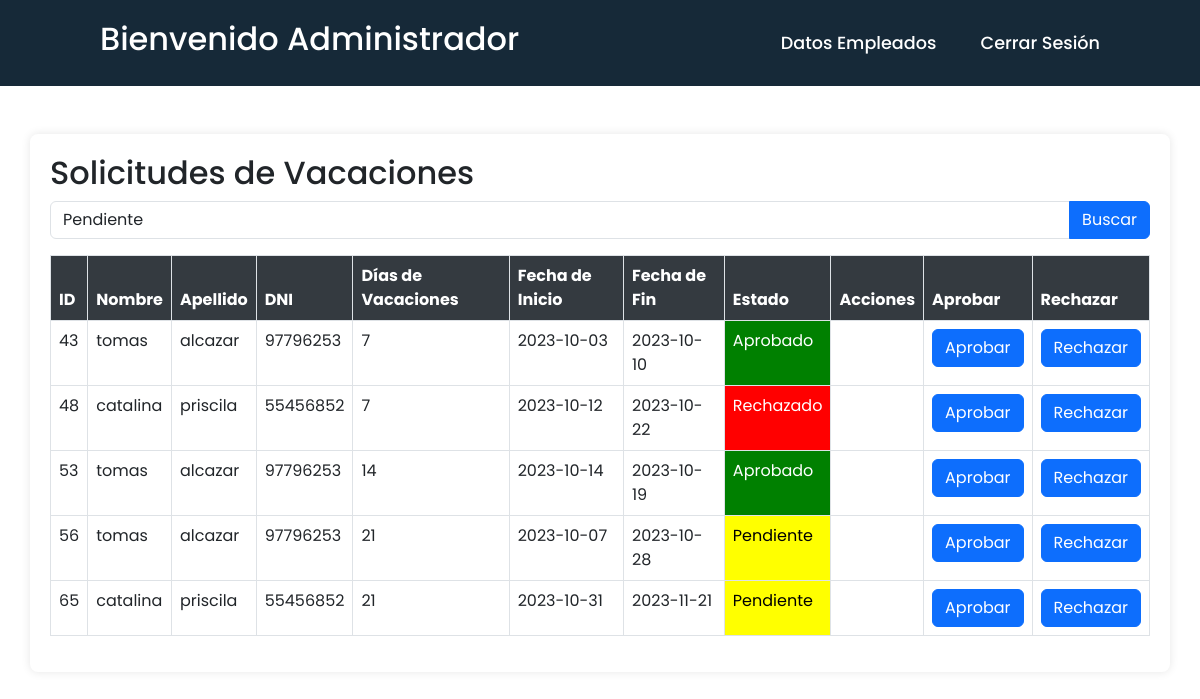
The app's page /solicitudesVacaciones_administrador.php (signed in) with its own data.
### tables this page shows
CREATE TABLE `solicitudes_vacaciones` (
  `id` int(11) NOT NULL,
  `empleado_id` int(11) NOT NULL,
  `fecha_inicio` date NOT NULL,
  `fecha_end` date DEFAULT NULL,
  `days` int(50) NOT NULL,
  `estado` varchar(30) NOT NULL
);

CREATE TABLE `empleados` (
  `id` int(11) NOT NULL,
  `name` varchar(30) NOT NULL,
  `lastname` varchar(30) NOT NULL,
  `dni` int(10) NOT NULL,
  `telefono` int(30) NOT NULL,
  `nacionalidad` varchar(50) NOT NULL,
  `localidad` varchar(50) NOT NULL,
  `anios_ingreso` int(5) NOT NULL
);

### solicitudesVacaciones_administrador.php (the view, shortened to what this page needs)
<?php
require 'conexionbd.php';
$estadoBuscado = '';
$query = "SELECT sv.id, sv.empleado_id, sv.days, sv.fecha_inicio, sv.fecha_end, sv.estado, e.name, e.lastname, e.dni FROM solicitudes_vacaciones sv
          LEFT JOIN empleados e ON sv.empleado_id = e.id";
$result = $conn->query($query);
?>
<!DOCTYPE html>
<html lang="en">
<head>
    <link href="https://cdn.jsdelivr.net/npm/sweetalert2@11.0.20/dist/sweetalert2.min.css" rel="stylesheet">
    <link href="css\bootstrap.min.css" rel="stylesheet">
    <link rel="stylesheet" href="css/mostrardatos.css">
    <link rel="stylesheet" href="css/navbar.css">
</head>
<body>
<header>
    <h2 class="logo">
    <?php
        if (isset($_SESSION["nombre"])) {
            echo "Bienvenido ".$_SESSION["nombre"];
        } else {
            echo "Bienvenido Administrador";
        }
    ?>
    </h2>
    <nav class="navigation">
        <a href="mostrardatos.php">Datos Empleados</a>
        <a href="index.php">Cerrar Sesión</a>
    </nav>
</header>
<div class="container mt-5">
    <h2>Solicitudes de Vacaciones</h2>
    <div class="float-right mb-3">
        <form method="get" action="">
            <div class="input-group">
            <select name="estado" id="filtroEstado" class="form-control">
                <option value="Pendiente"<?= $estadoBuscado === 'Pendiente' ? ' selected' : '' ?>>Pendiente</option>
            </select>
                <button type="submit" class="btn btn-primary">Buscar</button>
            </div>
        </form>
    </div>
    <?php
    if ($result->num_rows > 0) {
        echo "<table class='table table-bordered'>";
        echo "<thead>";
        echo "<tr>";
        echo "<th>ID</th>";
        echo "<th>Nombre</th>";
        echo "<th>Apellido</th>";
        echo "<th>DNI</th>";
        echo "<th>Días de Vacaciones</th>";
        echo "<th>Fecha de Inicio</th>";
        echo "<th>Fecha de Fin</th>";
        echo "<th>Estado</th>";
        echo "<th>Acciones</th>";
        echo "<th>Aprobar</th>";
        echo "<th>Rechazar</th>";
        echo "</tr>";
        echo "</thead>";
        echo "<tbody>";
        while ($row = $result->fetch_assoc()) {
            $backgroundColor = '';
            switch ($row["estado"]) {
                case "Pendiente":
                    $backgroundColor = 'yellow';
                    $textColor = 'black';
                    break;
                case "Rechazado":
                    $backgroundColor = 'red';
                    $textColor = 'white';
                    break;
                case "Aprobado":
                    $backgroundColor = 'green';
                    $textColor = 'white';
                    break;
            }
            echo "<tr id='tablaVacaciones'>";
            echo "<td>" . $row["id"] . "</td>";
            echo "<td>" . $row["name"] . "</td>";
            echo "<td>" . $row["lastname"] . "</td>";
            echo "<td>" . $row["dni"] . "</td>";
            echo "<td>" . $row["days"] . "</td>";
            echo "<td>" . $row["fecha_inicio"] . "</td>";
            echo "<td>" . $row["fecha_end"] . "</td>";
            echo "<td id='estado-" . $row["id"] . "' style='background-color: $backgroundColor; color: $textColor;'>" . $row["estado"] . "</td>";
            echo "<td>
                <a href='editarvacaciones.php?id=" . $row["id"] . "'><ion-icon name='create' class='btn-modificar'></ion-icon></a>
                <a href='javascript:;' onclick='confirmarEliminarVacacion(" . $row["id"] . ")'><ion-icon name='close-circle' class='btn-eliminar'></ion-icon></a>
                </td>";
            echo "<td>
                <button onclick='aprobarVacacion(" . $row["id"] . ")' class='btn btn-primary'>Aprobar</button>
                </td>";
            echo "<td>
                <button onclick='rechazarVacacion(" . $row["id"] . ")' class='btn btn-primary'>Rechazar</button>
                </td>";
            echo "</tr>";
        }
        echo "</tbody>";
        echo "</table>";
        } else {
        echo "<div class='alert alert-warning' role='alert'>";
        echo "No hay solicitudes de vacaciones en este momento. Si tienes algún problema, comunícate con algún administrador.";
        echo "</div>";
    }
    ?>
</div>
</body>
</html>

### css/navbar.css (style rules this page uses)
* { margin: 0; padding: 0; box-sizing: border-box; font-family: 'Poppins', sans-serif; }
header { position: flex; top: 0; left: 0; width: 100%; padding: 20px 100px; background-color: #162938; display: flex; justify-content: space-between; align-items: center; z-index: 99; }
.logo { font-size: 2em; color: white; user-select: none; }
.navigation a { position: relative; font-size: 1.1em; color: #fff; text-decoration: none; font-weight: 500; margin-left: 40px; }
.navigation a::after { content: ''; position: absolute; left: 0; bottom: -6px; width: 100%; height: 3px; background-color: #fff; transform-origin: right; border-radius: 5px; transform: scaleX(0); transition: transform .5s; }

### solicitudesVacaciones_administrador.php (style rules this page uses)
body { background-image: url("img/minimal-wallpaper.png"); background-size:cover; }
.container { background-color: #ffffff; padding: 20px; border-radius: 8px; box-shadow: 0px 0px 10px rgba(0, 0, 0, 0.1); }
.table { background-color: #ffffff; }
.table th { background-color: #343a40; color: #ffffff; }

### records on screen
solicitudes_vacaciones: id "43", empleado.name "tomas", empleado.lastname "alcazar", empleado.dni "97796253", days "7", fecha_inicio "2023-10-03", fecha_end "2023-10-10", estado "Aprobado"
solicitudes_vacaciones: id "48", empleado.name "catalina", empleado.lastname "priscila", empleado.dni "55456852", days "7", fecha_inicio "2023-10-12", fecha_end "2023-10-22", estado "Rechazado"
solicitudes_vacaciones: id "53", empleado.name "tomas", empleado.lastname "alcazar", empleado.dni "97796253", days "14", fecha_inicio "2023-10-14", fecha_end "2023-10-19", estado "Aprobado"
solicitudes_vacaciones: id "56", empleado.name "tomas", empleado.lastname "alcazar", empleado.dni "97796253", days "21", fecha_inicio "2023-10-07", fecha_end "2023-10-28", estado "Pendiente"
solicitudes_vacaciones: id "65", empleado.name "catalina", empleado.lastname "priscila", empleado.dni "55456852", days "21", fecha_inicio "2023-10-31", fecha_end "2023-11-21", estado "Pendiente"
